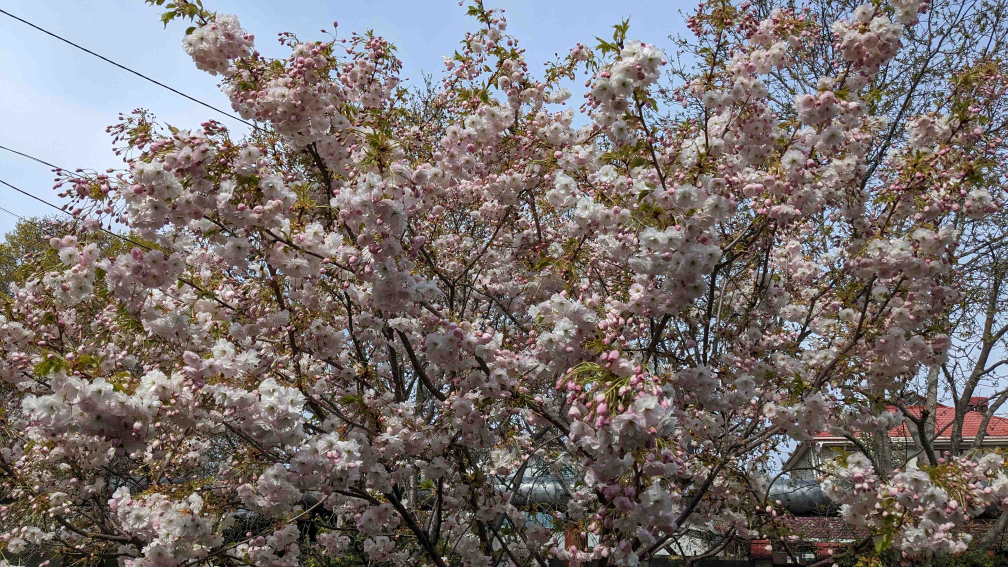
#> input picture lab01/results/compress/photo_25.jpg, 4032 x 2268 px, given in place of photo.jpg, which was not available (shown at 1/4 size); the run also reads 1 picture not shown here
$ python part_a.py
#> lines starting #> are read from the running program, lines starting #| are printed output that depends on the picture; after the words box and inside, x2 and y2 are one past the last pixel; in counts of white or black regions, pixels touching at a corner belong together; pictures that were not available may be replaced by others from this repository, and a replacement may not be noted
### lab01/src/common.py
"""Спільні утиліти для Лаб 1."""
import os
import sys
import numpy as np
import cv2
import matplotlib

sys.stdout.reconfigure(encoding="utf-8")
matplotlib.use("Agg")
import matplotlib.pyplot as plt

np.random.seed(42)

ROOT = os.path.abspath(os.path.join(os.path.dirname(__file__), "..", ".."))
LAB = os.path.join(ROOT, "lab01")
SHARED_DATA = os.path.join(ROOT, "data")       # спільні вхідні зображення курсу
LAB_DATA = os.path.join(LAB, "data")           # дані, специфічні для лаби (маска, власні кадри)
RESULTS = os.path.join(LAB, "results")
FIGURES = os.path.join(LAB, "figures")
for d in (LAB_DATA, RESULTS, FIGURES):
    os.makedirs(d, exist_ok=True)

plt.rcParams.update({"font.size": 10, "figure.dpi": 130, "savefig.bbox": "tight"})


def imread(path, flags=cv2.IMREAD_COLOR):
#> called with path = 'lab01/data/A/photo.jpg', flags = 1
    img = cv2.imread(path, flags)
#> img is the input picture: shape (2268, 4032, 3); mean B, G, R 110.3, 111.8, 120.1
#| shape=(2268, 4032, 3), dtype=uint8, min=0, max=255
    if img is None:
        raise FileNotFoundError(path)
    return img


def rgb(img):
    """BGR -> RGB для matplotlib."""
    return cv2.cvtColor(img, cv2.COLOR_BGR2RGB)


def psnr(a, b):
    """PSNR = 10 log10(255^2 / MSE); для ідентичних зображень inf."""
    mse = np.mean((a.astype(np.float64) - b.astype(np.float64)) ** 2)
    if mse == 0:
        return float("inf")
    return 10.0 * np.log10(255.0 ** 2 / mse)


def save_csv(path, header, rows):
    with open(path, "w", encoding="utf-8") as f:
        f.write(",".join(header) + "\n")
        for r in rows:
            f.write(",".join(str(x) for x in r) + "\n")

### lab01/src/part_a.py
"""Лаб 1, частина A: подання зображення (кроки 1-5)."""
import os
import numpy as np
import cv2
import matplotlib.pyplot as plt
from PIL import Image
from PIL.ExifTags import TAGS

from common import *

SRC = os.path.join(LAB_DATA, "A", "photo.jpg")
img = imread(SRC)
log = []

# ---- Крок 1: базові характеристики ----
info = f"shape={img.shape}, dtype={img.dtype}, min={img.min()}, max={img.max()}"
print(info)
log.append("STEP1 " + info)

# ---- Крок 2: BGR vs RGB ----
fig, ax = plt.subplots(1, 2, figsize=(10, 2.6))
ax[0].imshow(img)
ax[0].set_title("imshow без перетворення (BGR прочитано як RGB)")
ax[1].imshow(rgb(img))
ax[1].set_title("після cv2.COLOR_BGR2RGB")
for a in ax:
    a.set_xlabel("x, піксель")
    a.set_ylabel("y, піксель")
fig.savefig(os.path.join(FIGURES, "a_bgr_vs_rgb.png"))
#> figure, not shown here; B, G, R data is drawn as R, G, B
plt.close(fig)

# ---- Крок 3: переповнення uint8 ----
wrapped = img + 50                                    # numpy: арифметика за модулем 256
saturated_cv = cv2.add(img, np.full_like(img, 50))    # насичення до 255
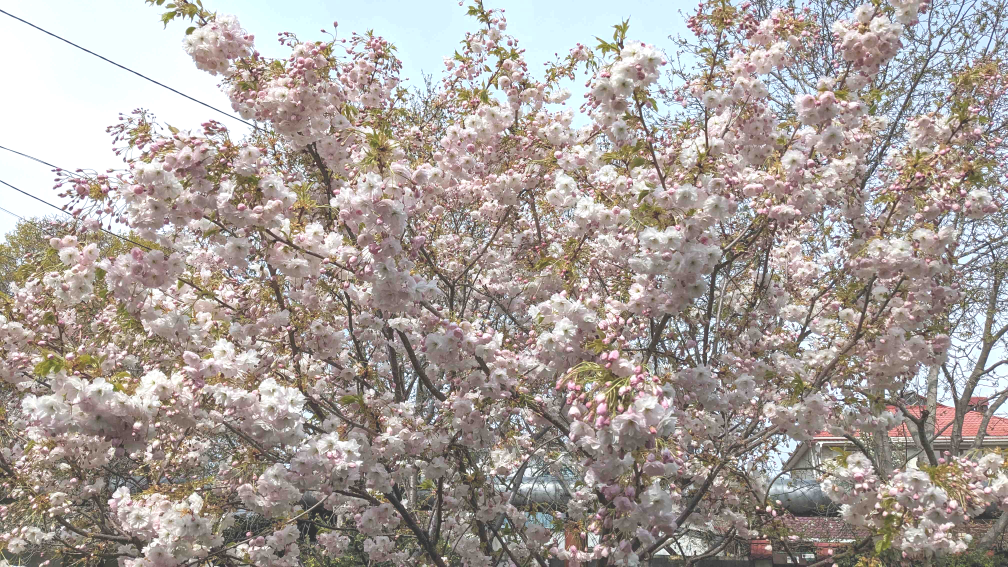
#> saturated_cv: shape (2268, 4032, 3) (shown at 1/4 size); mean B, G, R 154.7, 159.9, 168.8
saturated_np = np.clip(img.astype(np.int16) + 50, 0, 255).astype(np.uint8)
assert np.array_equal(saturated_cv, saturated_np)
# cv2.add(img, 50) із голим скаляром додає 50 лише до першого каналу (B) - окрема пастка
naive_scalar = cv2.add(img, 50)
scalar_diff = int(np.count_nonzero(np.any(naive_scalar != saturated_cv, axis=2)))
#> scalar_diff = 0

was_bright = np.any(img > 205, axis=2)                # хоч один канал мав переповнитися
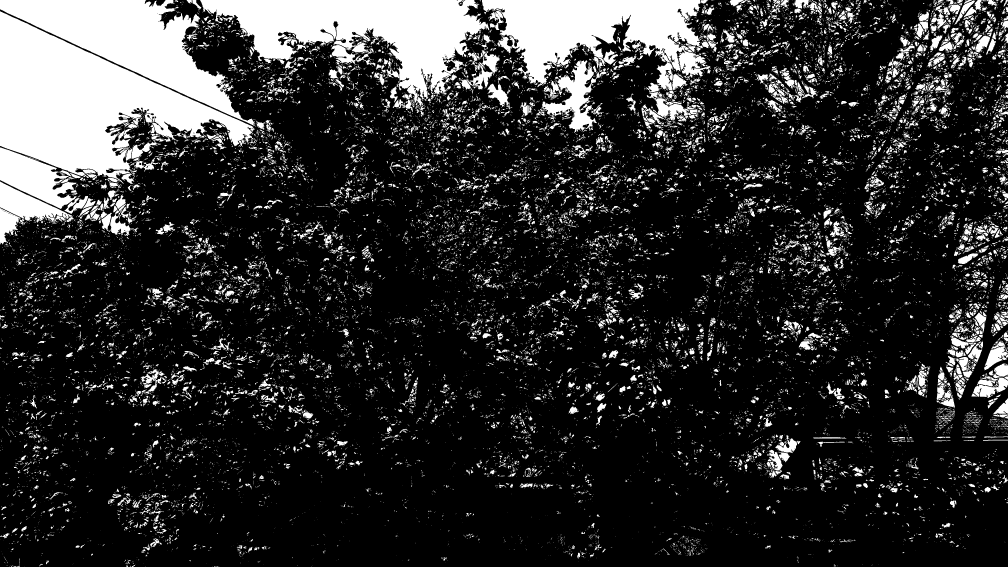
#> was_bright: shape (2268, 4032) bool (shown at 1/4 size); 18.4% white; 27018 white regions (20948 under 20 px), largest, box (x1, y1, x2, y2) and area: (0, 45, 1019, 734) 308450, (800, 0, 1957, 429) 213580, (0, 0, 1025, 506) 175953
became_dark = wrapped.max(axis=2) < img.max(axis=2)   # максимум каналу зменшився
#> became_dark: shape (2268, 4032) bool; 6.9% white; 30331 white regions (26475 under 20 px), largest, box (x1, y1, x2, y2) and area: (0, 104, 1019, 734) 202596, (800, 0, 1288, 238) 33107, (544, 288, 1019, 503) 13003
flip = was_bright & became_dark
# піксель, що був яскравим (яскравість >= 200) і став темним (< 100)
gray0 = cv2.cvtColor(img, cv2.COLOR_BGR2GRAY)
gray1 = cv2.cvtColor(wrapped, cv2.COLOR_BGR2GRAY)
bright_to_dark = (gray0 >= 200) & (gray1 < 100)
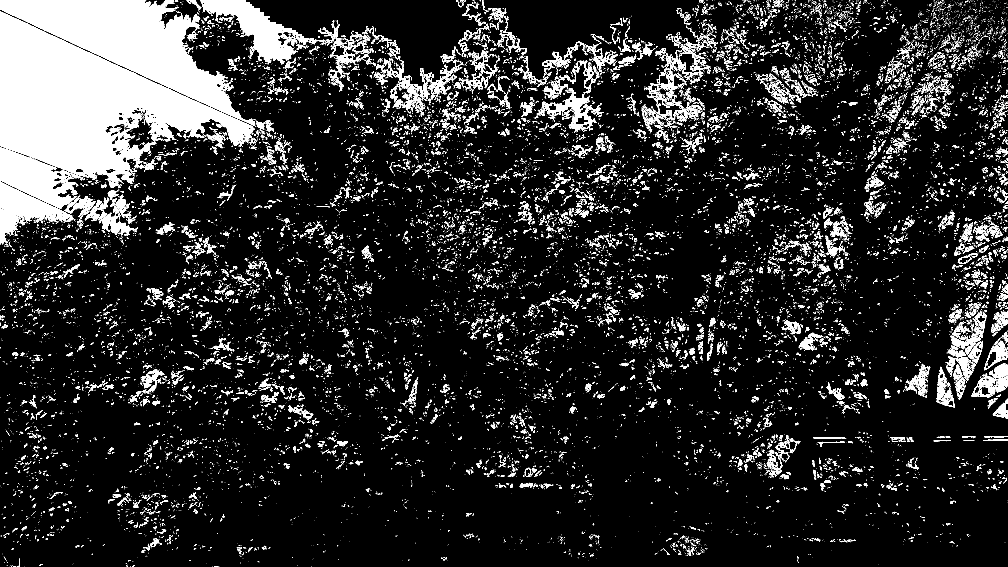
#> bright_to_dark: shape (2268, 4032) bool (shown at 1/4 size); 11.5% white; 27230 white regions (22669 under 20 px), largest, box (x1, y1, x2, y2) and area: (0, 45, 1019, 734) 306153, (0, 0, 1019, 503) 174316, (800, 0, 1301, 245) 37416
n_wrap_any = int(flip.sum())
#> n_wrap_any = 634269
n_b2d = int(bright_to_dark.sum())
#> n_b2d = 1049580
msg = (f"STEP3 pixels with any channel >205 (overflow): {n_wrap_any} "
       f"({100*n_wrap_any/flip.size:.2f}%); gray>=200 -> gray<100: {n_b2d} "
       f"({100*n_b2d/flip.size:.2f}%); cv2.add(img,50) scalar-only-B differs on {scalar_diff} px")
print(msg)
#| STEP3 pixels with any channel >205 (overflow): 634269 (6.94%); gray>=200 -> gray<100: 1049580 (11.48%); cv2.add(img,50) scalar-only-B differs on 0 px
log.append(msg)

# вікно 256x256 з найбільшою кількістю "білих->темних" пікселів
win = 256
integ = cv2.integral(bright_to_dark.astype(np.uint8))
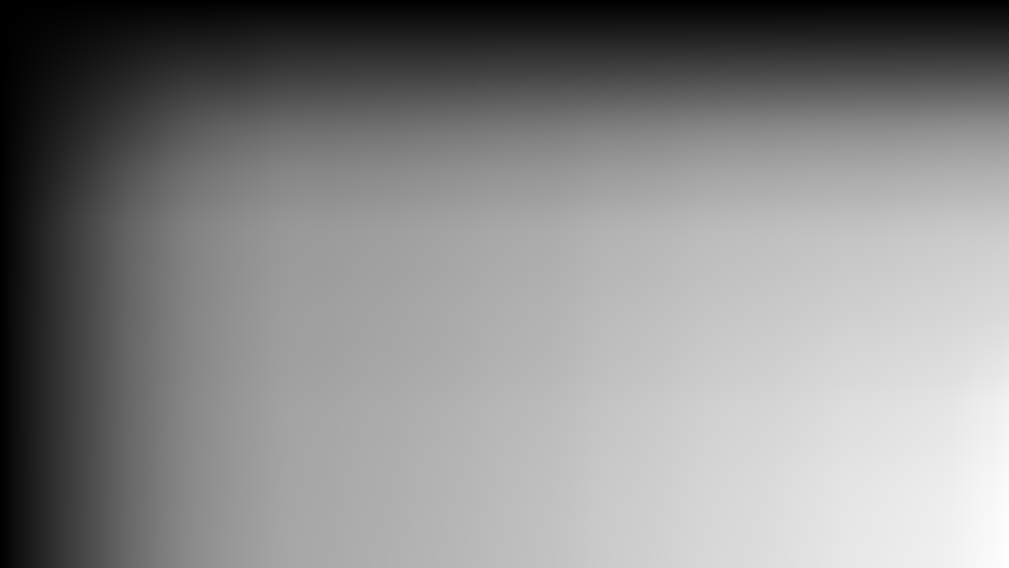
#> integ: shape (2269, 4033) int32 (shown at 1/4 size); min 0, max 1049580, mean 563989.6; drawn with min black and max white
best, by, bx = -1, 0, 0
for y in range(0, img.shape[0] - win, 32):
    for x in range(0, img.shape[1] - win, 32):
        s = integ[y + win, x + win] - integ[y, x + win] - integ[y + win, x] + integ[y, x]
        if s > best:
            best, by, bx = s, y, x
#> after the loop, best = 65536; bx = 0; by = 192
crop = (slice(by, by + win), slice(bx, bx + win))
log.append(f"STEP3 crop y={by},x={bx},size={win}, bright->dark px in crop={best}")
fig, ax = plt.subplots(1, 3, figsize=(10, 3.6))
for a, im, t in zip(ax, (img, wrapped, saturated_cv),
                    ("оригінал", "img + 50 (uint8, переповнення)", "cv2.add / int16+clip")):
    a.imshow(rgb(im[crop]), extent=(bx, bx + win, by + win, by))
    a.set_title(t, fontsize=9)
    a.set_xlabel("x, піксель")
#> this loop made 3 passes
#> t on passes 1 to 3: 'оригінал', 'img + 50 (uint8, переповнення)', 'cv2.add / int16+clip'
ax[0].set_ylabel("y, піксель")
fig.savefig(os.path.join(FIGURES, "a_overflow.png"))
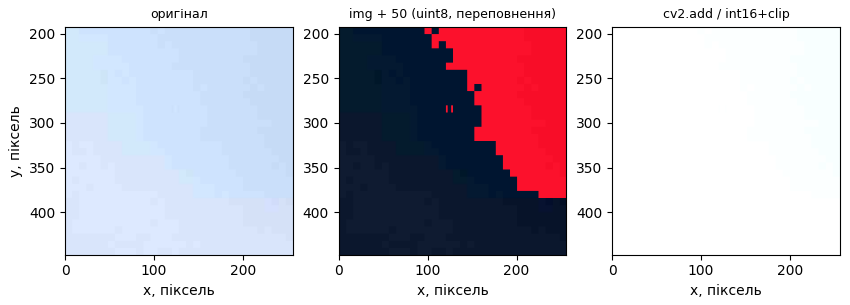
#> figure drawn by matplotlib, 3 panels
plt.close(fig)

# ---- Крок 4: стиснення ----
# Основний набір - власний знімок A/photo.jpg. Додатково - кадр B/day_light.png (PNG-контейнер):
# обидва мають JPEG-походження з камери, тому PSNR відображає лише додаткові втрати.
cdir = os.path.join(RESULTS, "compress")
os.makedirs(cdir, exist_ok=True)


def compression_study(src, tag):
#> called with tag = 'photo'
    rows = []
    h, w = src.shape[:2]
#> h = 2268; w = 4032
    p = os.path.join(cdir, f"{tag}_png.png")
    cv2.imwrite(p, src)
    assert np.array_equal(imread(p), src)
    rows.append((tag, "PNG", "-", os.path.getsize(p), "inf", round(os.path.getsize(p) * 8 / (h * w), 3)))
    for q in (95, 75, 50, 25, 10):
        p = os.path.join(cdir, f"{tag}_{q}.jpg")
        cv2.imwrite(p, src, [cv2.IMWRITE_JPEG_QUALITY, q])
        sz = os.path.getsize(p)
        rows.append((tag, "JPEG", q, sz, round(float(psnr(src, imread(p))), 2), round(sz * 8 / (h * w), 3)))
#> in psnr, `mse = np.mean((a.astype(np.float64) - b.astype(np.float64)) ** 2)`: mse = 0.762
    return rows


second = imread(os.path.join(LAB_DATA, "B", "day_light.png"))
rows = compression_study(img, "photo") + compression_study(second, "day")
#> rows = 12 items
save_csv(os.path.join(RESULTS, "a_compression.csv"),
         ["image", "format", "quality", "size_bytes", "psnr_db", "bits_per_pixel"], rows)
#> the loop in save_csv, `for r in rows:` made 12 passes
#> r on passes 1 to 12: ('photo', 'PNG', '-', 18059668, 'inf', 15.8), ('photo', 'JPEG', 95, 2931906, 49.31, 2.56), ('photo', 'JPEG', 75, 1805321, 46.91, 1.58), ('photo', 'JPEG', 50, 1364595, 55.3, 1.19), ('photo', 'JPEG', 25, 996663, 61.41, 0.872), ('photo', 'JPEG', 10, 535716, 25.69, 0.469), ('day', 'PNG', '-', 19324751, 'inf', 16.91), ('day', 'JPEG', 95, 4178027, 49.8, 3.65), ('day', 'JPEG', 75, 2207535, 60.98, 1.93), ('day', 'JPEG', 50, 1734859, 30.21, 1.52), ('day', 'JPEG', 25, 1045042, 28.01, 0.914), ('day', 'JPEG', 10, 580022, 24.78, 0.507)
for r in rows:
    print(r)
#> this loop made 12 passes
#| ('photo', 'PNG', '-', 18059668, 'inf', 15.799)
#| ('photo', 'JPEG', 95, 2931906, 49.31, 2.565)
#| ('photo', 'JPEG', 75, 1805321, 46.91, 1.579)
#| ('photo', 'JPEG', 50, 1364595, 55.3, 1.194)
#| ('photo', 'JPEG', 25, 996663, 61.41, 0.872)
#| ('photo', 'JPEG', 10, 535716, 25.69, 0.469)
#| ('day', 'PNG', '-', 19324751, 'inf', 16.906)
#| ('day', 'JPEG', 95, 4178027, 49.8, 3.655)
#> (further printed lines are left out)

fig, ax = plt.subplots(figsize=(5.5, 3.6))
for tag, lab, st in (("photo", "A/photo.jpg (дерево)", "o-"),
                     ("day", "B/day_light.png (HDD)", "s--")):
    jp = [r for r in rows if r[0] == tag and r[1] == "JPEG"]
    ax.plot([r[3] / 1024 for r in jp], [r[4] for r in jp], st, label=lab)
    for r in jp:
        ax.annotate(f"{r[2]}", (r[3] / 1024, r[4]), textcoords="offset points", xytext=(4, 4), fontsize=7)
ax.set_xscale("log")
ax.set_xlabel("розмір файлу, КіБ (логарифмічна шкала)")
ax.set_ylabel("PSNR, дБ")
ax.grid(True, which="both", alpha=.3)
ax.legend(fontsize=8)
ax.set_title("PSNR від розміру; підписи - якість JPEG", fontsize=9)
fig.savefig(os.path.join(FIGURES, "a_psnr_vs_size.png"))
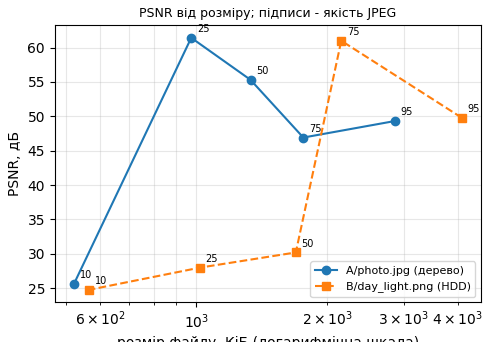
#> figure drawn by matplotlib, 1 panel
plt.close(fig)

# фрагмент знімка (гілка на тлі неба): артефакти JPEG
fig, ax = plt.subplots(1, 3, figsize=(10, 3.4))
cr = (slice(420, 580), slice(330, 530))
for a, (nm, f) in zip(ax, (("оригінал", None), ("JPEG Q=50", "photo_50.jpg"), ("JPEG Q=10", "photo_10.jpg"))):
    im = img if f is None else imread(os.path.join(cdir, f))
    a.imshow(rgb(im[cr]), interpolation="nearest", extent=(cr[1].start, cr[1].stop, cr[0].stop, cr[0].start))
#> in rgb (call 5), `return cv2.cvtColor(img, cv2.COLOR_BGR2RGB)`:
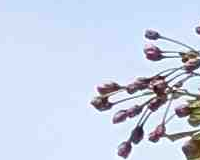
#> returned value: shape (160, 200, 3); mean R, G, B 201, 210.5, 229.7
    a.set_title(nm, fontsize=9)
    a.set_xlabel("x, піксель")
ax[0].set_ylabel("y, піксель")
fig.savefig(os.path.join(FIGURES, "a_jpeg_artifacts.png"))
plt.close(fig)

# ---- Крок 5: EXIF ----
Image.MAX_IMAGE_PIXELS = None
wanted = {"FocalLength", "FocalLengthIn35mmFilm", "ExposureTime", "ISOSpeedRatings",
          "PhotographicSensitivity", "Make", "Model", "FNumber"}
candidates = [os.path.join(LAB_DATA, "A", "photo.jpg"),
              os.path.join(LAB_DATA, "B", "day_light.png"),
              os.path.join(LAB_DATA, "B", "lamp_light.png")]
for path in candidates:
    ex = Image.open(path).getexif()
    tags = dict(ex.items())
#> tags = 0 items
    tags.update(ex.get_ifd(0x8769))     # Exif IFD
    found = {TAGS.get(k, k): v for k, v in tags.items() if TAGS.get(k) in wanted}
#> found = 0 items
    line = f"STEP5 {os.path.relpath(path, ROOT)}: {found if found else 'EXIF відсутній (немає потрібних тегів)'}"
    print(line)
#| STEP5 lab01/data/A/photo.jpg: EXIF відсутній (немає потрібних тегів)
    log.append(line)

with open(os.path.join(RESULTS, "a_log.txt"), "w", encoding="utf-8") as f:
    f.write("\n".join(log) + "\n")
